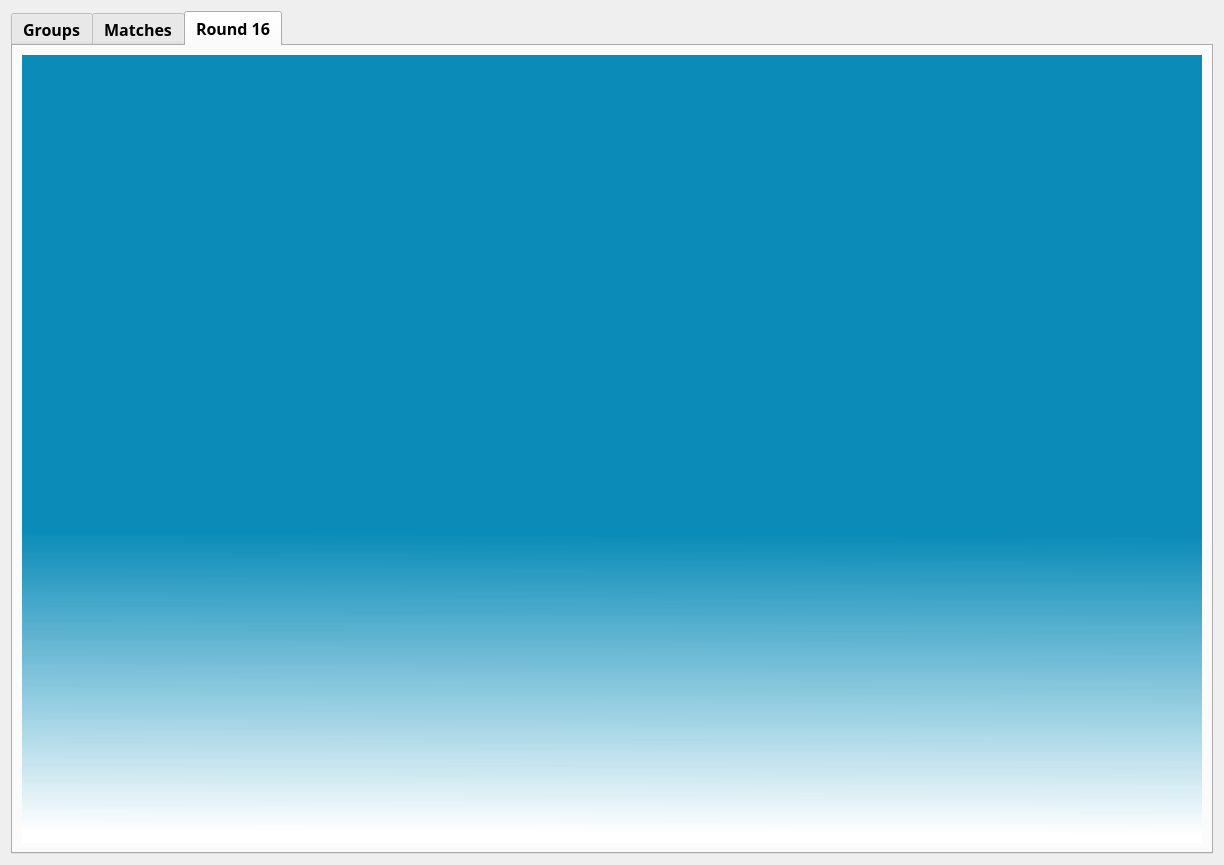
<?xml version="1.0" encoding="UTF-8"?>
<ui version="4.0">
 <class>GroupStage</class>
 <widget class="QDialog" name="GroupStage">
  <property name="geometry">
   <rect>
    <x>0</x>
    <y>0</y>
    <width>1224</width>
    <height>865</height>
   </rect>
  </property>
  <property name="sizePolicy">
   <sizepolicy hsizetype="MinimumExpanding" vsizetype="Preferred">
    <horstretch>0</horstretch>
    <verstretch>0</verstretch>
   </sizepolicy>
  </property>
  <property name="windowTitle">
   <string>Dialog</string>
  </property>
  <layout class="QVBoxLayout" name="verticalLayout_3">
   <item>
    <widget class="QTabWidget" name="Groups">
     <property name="font">
      <font>
       <family>Reem Kufi</family>
       <pointsize>12</pointsize>
       <weight>75</weight>
       <bold>true</bold>
      </font>
     </property>
     <property name="layoutDirection">
      <enum>Qt::LeftToRight</enum>
     </property>
     <property name="autoFillBackground">
      <bool>true</bool>
     </property>
     <property name="styleSheet">
      <string notr="true"/>
     </property>
     <property name="currentIndex">
      <number>2</number>
     </property>
     <property name="tabsClosable">
      <bool>false</bool>
     </property>
     <property name="movable">
      <bool>false</bool>
     </property>
     <property name="tabBarAutoHide">
      <bool>false</bool>
     </property>
     <widget class="QWidget" name="GroupsTab">
      <attribute name="title">
       <string>Groups</string>
      </attribute>
      <widget class="QWidget" name="GroupsWidget" native="true">
       <property name="geometry">
        <rect>
         <x>-10</x>
         <y>-40</y>
         <width>1211</width>
         <height>881</height>
        </rect>
       </property>
       <property name="styleSheet">
        <string notr="true">QWidget#GroupsWidget{
background-color:qlineargradient(spread:pad, x1:0, y1:0, x2:1, y2:1, stop:0 rgba(110, 236, 255, 67), stop:0.115789 rgba(112, 186, 255, 145), stop:0.252632 rgba(157, 212, 255, 69), stop:0.263158 rgba(139, 224, 255, 69), stop:0.336842 rgba(0, 102, 255, 145), stop:0.436842 rgba(110, 94, 255, 208), stop:0.477581 rgba(143, 158, 255, 130), stop:0.484211 rgba(129, 201, 250, 130), stop:0.521053 rgba(118, 152, 255, 130), stop:0.526316 rgba(167, 255, 253, 130), stop:0.594737 rgba(130, 180, 255, 255), stop:0.684211 rgba(110, 157, 255, 69), stop:0.815789 rgba(123, 135, 255, 145), stop:0.936842 rgba(123, 171, 255, 130), stop:1 rgba(54, 131, 216, 171))


}</string>
       </property>
       <widget class="QLabel" name="label_2">
        <property name="geometry">
         <rect>
          <x>30</x>
          <y>30</y>
          <width>561</width>
          <height>101</height>
         </rect>
        </property>
        <property name="styleSheet">
         <string notr="true">font: 75 30pt &quot;Unispace&quot;;
color:#803CE0;
</string>
        </property>
        <property name="text">
         <string>Group</string>
        </property>
        <property name="alignment">
         <set>Qt::AlignRight|Qt::AlignTrailing|Qt::AlignVCenter</set>
        </property>
       </widget>
       <widget class="QLabel" name="label_3">
        <property name="geometry">
         <rect>
          <x>604</x>
          <y>30</y>
          <width>571</width>
          <height>101</height>
         </rect>
        </property>
        <property name="styleSheet">
         <string notr="true">font: 75 30pt &quot;Unispace&quot;;
color:rgb(168, 76, 100);
</string>
        </property>
        <property name="text">
         <string>stage</string>
        </property>
       </widget>
       <widget class="QTableWidget" name="TableA">
        <property name="geometry">
         <rect>
          <x>20</x>
          <y>160</y>
          <width>265</width>
          <height>190</height>
         </rect>
        </property>
        <property name="styleSheet">
         <string notr="true">QTableWidget{	
border: 3px solid #803CE0;
border-radius: 10px;
color:rgb(255, 255, 255);
font-family: Arial;
font: 11pt;
background-color:rgb(71, 142, 210);
alternate-background-color:rgb(44, 94, 212);
}</string>
        </property>
        <property name="frameShape">
         <enum>QFrame::Box</enum>
        </property>
        <property name="frameShadow">
         <enum>QFrame::Raised</enum>
        </property>
        <property name="lineWidth">
         <number>2</number>
        </property>
        <property name="verticalScrollBarPolicy">
         <enum>Qt::ScrollBarAsNeeded</enum>
        </property>
        <property name="horizontalScrollBarPolicy">
         <enum>Qt::ScrollBarAsNeeded</enum>
        </property>
        <property name="sizeAdjustPolicy">
         <enum>QAbstractScrollArea::AdjustToContentsOnFirstShow</enum>
        </property>
        <property name="editTriggers">
         <set>QAbstractItemView::NoEditTriggers</set>
        </property>
        <property name="gridStyle">
         <enum>Qt::SolidLine</enum>
        </property>
        <property name="rowCount">
         <number>0</number>
        </property>
        <attribute name="horizontalHeaderCascadingSectionResizes">
         <bool>true</bool>
        </attribute>
        <attribute name="horizontalHeaderMinimumSectionSize">
         <number>65</number>
        </attribute>
        <attribute name="horizontalHeaderDefaultSectionSize">
         <number>118</number>
        </attribute>
        <attribute name="horizontalHeaderShowSortIndicator" stdset="0">
         <bool>false</bool>
        </attribute>
        <attribute name="horizontalHeaderStretchLastSection">
         <bool>false</bool>
        </attribute>
        <attribute name="verticalHeaderStretchLastSection">
         <bool>false</bool>
        </attribute>
        <column>
         <property name="text">
          <string>Team</string>
         </property>
        </column>
        <column>
         <property name="text">
          <string>Pts</string>
         </property>
         <property name="textAlignment">
          <set>AlignLeading|AlignTop</set>
         </property>
        </column>
       </widget>
       <widget class="QLabel" name="label_7">
        <property name="geometry">
         <rect>
          <x>620</x>
          <y>440</y>
          <width>241</width>
          <height>51</height>
         </rect>
        </property>
        <property name="styleSheet">
         <string notr="true">font: 75 20pt &quot;Unispace&quot;;
color:rgb(52, 77, 189);
</string>
        </property>
        <property name="text">
         <string>Group G</string>
        </property>
        <property name="alignment">
         <set>Qt::AlignCenter</set>
        </property>
       </widget>
       <widget class="QLabel" name="label_9">
        <property name="geometry">
         <rect>
          <x>910</x>
          <y>120</y>
          <width>231</width>
          <height>41</height>
         </rect>
        </property>
        <property name="styleSheet">
         <string notr="true">font: 75 20pt &quot;Unispace&quot;;
color:rgb(52, 77, 189);
</string>
        </property>
        <property name="text">
         <string>Group D</string>
        </property>
        <property name="alignment">
         <set>Qt::AlignCenter</set>
        </property>
       </widget>
       <widget class="QLabel" name="label_10">
        <property name="geometry">
         <rect>
          <x>320</x>
          <y>110</y>
          <width>251</width>
          <height>51</height>
         </rect>
        </property>
        <property name="styleSheet">
         <string notr="true">font: 75 20pt &quot;Unispace&quot;;
color:rgb(52, 77, 189);
</string>
        </property>
        <property name="text">
         <string>Group B</string>
        </property>
        <property name="alignment">
         <set>Qt::AlignCenter</set>
        </property>
       </widget>
       <widget class="QLabel" name="label_11">
        <property name="geometry">
         <rect>
          <x>30</x>
          <y>110</y>
          <width>241</width>
          <height>51</height>
         </rect>
        </property>
        <property name="styleSheet">
         <string notr="true">font: 75 20pt &quot;Unispace&quot;;
color:rgb(52, 77, 189);
</string>
        </property>
        <property name="text">
         <string>Group A</string>
        </property>
        <property name="alignment">
         <set>Qt::AlignCenter</set>
        </property>
       </widget>
       <widget class="QLabel" name="label_12">
        <property name="geometry">
         <rect>
          <x>620</x>
          <y>120</y>
          <width>241</width>
          <height>41</height>
         </rect>
        </property>
        <property name="styleSheet">
         <string notr="true">font: 75 20pt &quot;Unispace&quot;;
color:rgb(52, 77, 189);
</string>
        </property>
        <property name="text">
         <string>Group C</string>
        </property>
        <property name="alignment">
         <set>Qt::AlignCenter</set>
        </property>
       </widget>
       <widget class="QLabel" name="label_13">
        <property name="geometry">
         <rect>
          <x>910</x>
          <y>440</y>
          <width>241</width>
          <height>51</height>
         </rect>
        </property>
        <property name="styleSheet">
         <string notr="true">font: 75 20pt &quot;Unispace&quot;;
color:rgb(52, 77, 189);
</string>
        </property>
        <property name="text">
         <string>Group H</string>
        </property>
        <property name="alignment">
         <set>Qt::AlignCenter</set>
        </property>
       </widget>
       <widget class="QLabel" name="label_8">
        <property name="geometry">
         <rect>
          <x>320</x>
          <y>440</y>
          <width>241</width>
          <height>51</height>
         </rect>
        </property>
        <property name="styleSheet">
         <string notr="true">font: 75 20pt &quot;Unispace&quot;;
color:rgb(52, 77, 189);
</string>
        </property>
        <property name="text">
         <string>Group F</string>
        </property>
        <property name="alignment">
         <set>Qt::AlignCenter</set>
        </property>
       </widget>
       <widget class="QLabel" name="label_14">
        <property name="geometry">
         <rect>
          <x>30</x>
          <y>440</y>
          <width>251</width>
          <height>51</height>
         </rect>
        </property>
        <property name="styleSheet">
         <string notr="true">font: 75 20pt &quot;Unispace&quot;;
color:rgb(52, 77, 189);
</string>
        </property>
        <property name="text">
         <string>Group E</string>
        </property>
        <property name="alignment">
         <set>Qt::AlignCenter</set>
        </property>
       </widget>
       <widget class="QPushButton" name="backButton">
        <property name="geometry">
         <rect>
          <x>20</x>
          <y>780</y>
          <width>141</width>
          <height>41</height>
         </rect>
        </property>
        <property name="styleSheet">
         <string notr="true">QPushButton{
	background-color:rgb(16, 176, 220);
	border-radius: 10px;
	font: 75 12pt &quot;Unispace&quot;;
	color: white;

}
QPushButton:hover{
	background-color: rgb(193,81,241);
}</string>
        </property>
        <property name="text">
         <string>Back</string>
        </property>
       </widget>
       <widget class="QTableWidget" name="TableB">
        <property name="geometry">
         <rect>
          <x>310</x>
          <y>160</y>
          <width>265</width>
          <height>190</height>
         </rect>
        </property>
        <property name="styleSheet">
         <string notr="true">QTableWidget{	
border: 3px solid #803CE0;
border-radius: 10px;
color:rgb(255, 255, 255);
font-family: Arial;
font: 11pt;
background-color:rgb(71, 142, 210);
alternate-background-color:rgb(44, 94, 212);
}</string>
        </property>
        <property name="frameShape">
         <enum>QFrame::Box</enum>
        </property>
        <property name="frameShadow">
         <enum>QFrame::Raised</enum>
        </property>
        <property name="lineWidth">
         <number>2</number>
        </property>
        <property name="verticalScrollBarPolicy">
         <enum>Qt::ScrollBarAsNeeded</enum>
        </property>
        <property name="horizontalScrollBarPolicy">
         <enum>Qt::ScrollBarAsNeeded</enum>
        </property>
        <property name="sizeAdjustPolicy">
         <enum>QAbstractScrollArea::AdjustToContentsOnFirstShow</enum>
        </property>
        <property name="editTriggers">
         <set>QAbstractItemView::NoEditTriggers</set>
        </property>
        <property name="gridStyle">
         <enum>Qt::SolidLine</enum>
        </property>
        <property name="rowCount">
         <number>0</number>
        </property>
        <attribute name="horizontalHeaderCascadingSectionResizes">
         <bool>true</bool>
        </attribute>
        <attribute name="horizontalHeaderMinimumSectionSize">
         <number>65</number>
        </attribute>
        <attribute name="horizontalHeaderDefaultSectionSize">
         <number>118</number>
        </attribute>
        <attribute name="horizontalHeaderShowSortIndicator" stdset="0">
         <bool>false</bool>
        </attribute>
        <attribute name="horizontalHeaderStretchLastSection">
         <bool>false</bool>
        </attribute>
        <attribute name="verticalHeaderStretchLastSection">
         <bool>false</bool>
        </attribute>
        <column>
         <property name="text">
          <string>Team</string>
         </property>
        </column>
        <column>
         <property name="text">
          <string>Pts</string>
         </property>
         <property name="textAlignment">
          <set>AlignLeading|AlignTop</set>
         </property>
        </column>
       </widget>
       <widget class="QTableWidget" name="TableC">
        <property name="geometry">
         <rect>
          <x>610</x>
          <y>160</y>
          <width>265</width>
          <height>190</height>
         </rect>
        </property>
        <property name="styleSheet">
         <string notr="true">QTableWidget{	
border: 3px solid #803CE0;
border-radius: 10px;
color:rgb(255, 255, 255);
font-family: Arial;
font: 11pt;
background-color:rgb(71, 142, 210);
alternate-background-color:rgb(44, 94, 212);
}</string>
        </property>
        <property name="frameShape">
         <enum>QFrame::Box</enum>
        </property>
        <property name="frameShadow">
         <enum>QFrame::Raised</enum>
        </property>
        <property name="lineWidth">
         <number>2</number>
        </property>
        <property name="verticalScrollBarPolicy">
         <enum>Qt::ScrollBarAsNeeded</enum>
        </property>
        <property name="horizontalScrollBarPolicy">
         <enum>Qt::ScrollBarAsNeeded</enum>
        </property>
        <property name="sizeAdjustPolicy">
         <enum>QAbstractScrollArea::AdjustToContentsOnFirstShow</enum>
        </property>
        <property name="editTriggers">
         <set>QAbstractItemView::NoEditTriggers</set>
        </property>
        <property name="gridStyle">
         <enum>Qt::SolidLine</enum>
        </property>
        <property name="rowCount">
         <number>0</number>
        </property>
        <attribute name="horizontalHeaderCascadingSectionResizes">
         <bool>true</bool>
        </attribute>
        <attribute name="horizontalHeaderMinimumSectionSize">
         <number>65</number>
        </attribute>
        <attribute name="horizontalHeaderDefaultSectionSize">
         <number>118</number>
        </attribute>
        <attribute name="horizontalHeaderShowSortIndicator" stdset="0">
         <bool>false</bool>
        </attribute>
        <attribute name="horizontalHeaderStretchLastSection">
         <bool>false</bool>
        </attribute>
        <attribute name="verticalHeaderStretchLastSection">
         <bool>false</bool>
        </attribute>
        <column>
         <property name="text">
          <string>Team</string>
         </property>
        </column>
        <column>
         <property name="text">
          <string>Pts</string>
         </property>
         <property name="textAlignment">
          <set>AlignLeading|AlignTop</set>
         </property>
        </column>
       </widget>
       <widget class="QTableWidget" name="TableD">
        <property name="geometry">
         <rect>
          <x>900</x>
          <y>160</y>
          <width>265</width>
          <height>190</height>
         </rect>
        </property>
        <property name="styleSheet">
         <string notr="true">QTableWidget{	
border: 3px solid #803CE0;
border-radius: 10px;
color:rgb(255, 255, 255);
font-family: Arial;
font: 11pt;
background-color:rgb(71, 142, 210);
alternate-background-color:rgb(44, 94, 212);
}</string>
        </property>
        <property name="frameShape">
         <enum>QFrame::Box</enum>
        </property>
        <property name="frameShadow">
         <enum>QFrame::Raised</enum>
        </property>
        <property name="lineWidth">
         <number>2</number>
        </property>
        <property name="verticalScrollBarPolicy">
         <enum>Qt::ScrollBarAsNeeded</enum>
        </property>
        <property name="horizontalScrollBarPolicy">
         <enum>Qt::ScrollBarAsNeeded</enum>
        </property>
        <property name="sizeAdjustPolicy">
         <enum>QAbstractScrollArea::AdjustToContentsOnFirstShow</enum>
        </property>
        <property name="editTriggers">
         <set>QAbstractItemView::NoEditTriggers</set>
        </property>
        <property name="gridStyle">
         <enum>Qt::SolidLine</enum>
        </property>
        <property name="rowCount">
         <number>0</number>
        </property>
        <attribute name="horizontalHeaderCascadingSectionResizes">
         <bool>true</bool>
        </attribute>
        <attribute name="horizontalHeaderMinimumSectionSize">
         <number>65</number>
        </attribute>
        <attribute name="horizontalHeaderDefaultSectionSize">
         <number>118</number>
        </attribute>
        <attribute name="horizontalHeaderShowSortIndicator" stdset="0">
         <bool>false</bool>
        </attribute>
        <attribute name="horizontalHeaderStretchLastSection">
         <bool>false</bool>
        </attribute>
        <attribute name="verticalHeaderStretchLastSection">
         <bool>false</bool>
        </attribute>
        <column>
         <property name="text">
          <string>Team</string>
         </property>
        </column>
        <column>
         <property name="text">
          <string>Pts</string>
         </property>
         <property name="textAlignment">
          <set>AlignLeading|AlignTop</set>
         </property>
        </column>
       </widget>
       <widget class="QTableWidget" name="TableE">
        <property name="geometry">
         <rect>
          <x>20</x>
          <y>490</y>
          <width>265</width>
          <height>190</height>
         </rect>
        </property>
        <property name="styleSheet">
         <string notr="true">QTableWidget{	
border: 3px solid #803CE0;
border-radius: 10px;
color:rgb(255, 255, 255);
font-family: Arial;
font: 11pt;
background-color:rgb(71, 142, 210);
alternate-background-color:rgb(44, 94, 212);
}</string>
        </property>
        <property name="frameShape">
         <enum>QFrame::Box</enum>
        </property>
        <property name="frameShadow">
         <enum>QFrame::Raised</enum>
        </property>
        <property name="lineWidth">
         <number>2</number>
        </property>
        <property name="verticalScrollBarPolicy">
         <enum>Qt::ScrollBarAsNeeded</enum>
        </property>
        <property name="horizontalScrollBarPolicy">
         <enum>Qt::ScrollBarAsNeeded</enum>
        </property>
        <property name="sizeAdjustPolicy">
         <enum>QAbstractScrollArea::AdjustToContentsOnFirstShow</enum>
        </property>
        <property name="editTriggers">
         <set>QAbstractItemView::NoEditTriggers</set>
        </property>
        <property name="gridStyle">
         <enum>Qt::SolidLine</enum>
        </property>
        <property name="rowCount">
         <number>0</number>
        </property>
        <attribute name="horizontalHeaderCascadingSectionResizes">
         <bool>true</bool>
        </attribute>
        <attribute name="horizontalHeaderMinimumSectionSize">
         <number>65</number>
        </attribute>
        <attribute name="horizontalHeaderDefaultSectionSize">
         <number>118</number>
        </attribute>
        <attribute name="horizontalHeaderShowSortIndicator" stdset="0">
         <bool>false</bool>
        </attribute>
        <attribute name="horizontalHeaderStretchLastSection">
         <bool>false</bool>
        </attribute>
        <attribute name="verticalHeaderStretchLastSection">
         <bool>false</bool>
        </attribute>
        <column>
         <property name="text">
          <string>Team</string>
         </property>
        </column>
        <column>
         <property name="text">
          <string>Pts</string>
         </property>
         <property name="textAlignment">
          <set>AlignLeading|AlignTop</set>
         </property>
        </column>
       </widget>
       <widget class="QTableWidget" name="TableF">
        <property name="geometry">
         <rect>
          <x>310</x>
          <y>490</y>
          <width>265</width>
          <height>190</height>
         </rect>
        </property>
        <property name="styleSheet">
         <string notr="true">QTableWidget{	
border: 3px solid #803CE0;
border-radius: 10px;
color:rgb(255, 255, 255);
font-family: Arial;
font: 11pt;
background-color:rgb(71, 142, 210);
alternate-background-color:rgb(44, 94, 212);
}</string>
        </property>
        <property name="frameShape">
         <enum>QFrame::Box</enum>
        </property>
        <property name="frameShadow">
         <enum>QFrame::Raised</enum>
        </property>
        <property name="lineWidth">
         <number>2</number>
        </property>
        <property name="verticalScrollBarPolicy">
         <enum>Qt::ScrollBarAsNeeded</enum>
        </property>
        <property name="horizontalScrollBarPolicy">
         <enum>Qt::ScrollBarAsNeeded</enum>
        </property>
        <property name="sizeAdjustPolicy">
         <enum>QAbstractScrollArea::AdjustToContentsOnFirstShow</enum>
        </property>
        <property name="editTriggers">
         <set>QAbstractItemView::NoEditTriggers</set>
        </property>
        <property name="gridStyle">
         <enum>Qt::SolidLine</enum>
        </property>
        <property name="rowCount">
         <number>0</number>
        </property>
        <attribute name="horizontalHeaderCascadingSectionResizes">
         <bool>true</bool>
        </attribute>
        <attribute name="horizontalHeaderMinimumSectionSize">
         <number>65</number>
        </attribute>
        <attribute name="horizontalHeaderDefaultSectionSize">
         <number>118</number>
        </attribute>
        <attribute name="horizontalHeaderShowSortIndicator" stdset="0">
         <bool>false</bool>
        </attribute>
        <attribute name="horizontalHeaderStretchLastSection">
         <bool>false</bool>
        </attribute>
        <attribute name="verticalHeaderStretchLastSection">
         <bool>false</bool>
        </attribute>
        <column>
         <property name="text">
          <string>Team</string>
         </property>
        </column>
        <column>
         <property name="text">
          <string>Pts</string>
         </property>
         <property name="textAlignment">
          <set>AlignLeading|AlignTop</set>
         </property>
        </column>
       </widget>
       <widget class="QTableWidget" name="TableG">
        <property name="geometry">
         <rect>
          <x>610</x>
          <y>490</y>
          <width>265</width>
          <height>190</height>
         </rect>
        </property>
        <property name="styleSheet">
         <string notr="true">QTableWidget{	
border: 3px solid #803CE0;
border-radius: 10px;
color:rgb(255, 255, 255);
font-family: Arial;
font: 11pt;
background-color:rgb(71, 142, 210);
alternate-background-color:rgb(44, 94, 212);
}</string>
        </property>
        <property name="frameShape">
         <enum>QFrame::Box</enum>
        </property>
        <property name="frameShadow">
         <enum>QFrame::Raised</enum>
        </property>
        <property name="lineWidth">
         <number>2</number>
        </property>
        <property name="verticalScrollBarPolicy">
         <enum>Qt::ScrollBarAsNeeded</enum>
        </property>
        <property name="horizontalScrollBarPolicy">
         <enum>Qt::ScrollBarAsNeeded</enum>
        </property>
        <property name="sizeAdjustPolicy">
         <enum>QAbstractScrollArea::AdjustToContentsOnFirstShow</enum>
        </property>
        <property name="editTriggers">
         <set>QAbstractItemView::NoEditTriggers</set>
        </property>
        <property name="gridStyle">
         <enum>Qt::SolidLine</enum>
        </property>
        <property name="rowCount">
         <number>0</number>
        </property>
        <attribute name="horizontalHeaderCascadingSectionResizes">
         <bool>true</bool>
        </attribute>
        <attribute name="horizontalHeaderMinimumSectionSize">
         <number>65</number>
        </attribute>
        <attribute name="horizontalHeaderDefaultSectionSize">
         <number>118</number>
        </attribute>
        <attribute name="horizontalHeaderShowSortIndicator" stdset="0">
         <bool>false</bool>
        </attribute>
        <attribute name="horizontalHeaderStretchLastSection">
         <bool>false</bool>
        </attribute>
        <attribute name="verticalHeaderStretchLastSection">
         <bool>false</bool>
        </attribute>
        <column>
         <property name="text">
          <string>Team</string>
         </property>
        </column>
        <column>
         <property name="text">
          <string>Pts</string>
         </property>
         <property name="textAlignment">
          <set>AlignLeading|AlignTop</set>
         </property>
        </column>
       </widget>
       <widget class="QTableWidget" name="TableH">
        <property name="geometry">
         <rect>
          <x>900</x>
          <y>490</y>
          <width>265</width>
          <height>190</height>
         </rect>
        </property>
        <property name="styleSheet">
         <string notr="true">QTableWidget{	
border: 3px solid #803CE0;
border-radius: 10px;
color:rgb(255, 255, 255);
font-family: Arial;
font: 11pt;
background-color:rgb(71, 142, 210);
alternate-background-color:rgb(44, 94, 212);
}</string>
        </property>
        <property name="frameShape">
         <enum>QFrame::Box</enum>
        </property>
        <property name="frameShadow">
         <enum>QFrame::Raised</enum>
        </property>
        <property name="lineWidth">
         <number>2</number>
        </property>
        <property name="verticalScrollBarPolicy">
         <enum>Qt::ScrollBarAsNeeded</enum>
        </property>
        <property name="horizontalScrollBarPolicy">
         <enum>Qt::ScrollBarAsNeeded</enum>
        </property>
        <property name="sizeAdjustPolicy">
         <enum>QAbstractScrollArea::AdjustToContentsOnFirstShow</enum>
        </property>
        <property name="editTriggers">
         <set>QAbstractItemView::AllEditTriggers</set>
        </property>
        <property name="gridStyle">
         <enum>Qt::SolidLine</enum>
        </property>
        <property name="rowCount">
         <number>0</number>
        </property>
        <attribute name="horizontalHeaderCascadingSectionResizes">
         <bool>true</bool>
        </attribute>
        <attribute name="horizontalHeaderMinimumSectionSize">
         <number>65</number>
        </attribute>
        <attribute name="horizontalHeaderDefaultSectionSize">
         <number>118</number>
        </attribute>
        <attribute name="horizontalHeaderShowSortIndicator" stdset="0">
         <bool>false</bool>
        </attribute>
        <attribute name="horizontalHeaderStretchLastSection">
         <bool>false</bool>
        </attribute>
        <attribute name="verticalHeaderStretchLastSection">
         <bool>false</bool>
        </attribute>
        <column>
         <property name="text">
          <string>Team</string>
         </property>
        </column>
        <column>
         <property name="text">
          <string>Pts</string>
         </property>
         <property name="textAlignment">
          <set>AlignLeading|AlignTop</set>
         </property>
        </column>
       </widget>
       <widget class="QPushButton" name="qualifiedButton">
        <property name="geometry">
         <rect>
          <x>1030</x>
          <y>780</y>
          <width>141</width>
          <height>41</height>
         </rect>
        </property>
        <property name="styleSheet">
         <string notr="true">QPushButton{
	background-color:rgb(16, 176, 220);
	border-radius: 10px;
	font: 75 12pt &quot;Unispace&quot;;
	color: white;

}
QPushButton:hover{
	background-color: rgb(193,81,241);
}</string>
        </property>
        <property name="text">
         <string>Round 16</string>
        </property>
       </widget>
      </widget>
     </widget>
     <widget class="QWidget" name="MatchesTab">
      <attribute name="title">
       <string>Matches</string>
      </attribute>
      <layout class="QVBoxLayout" name="verticalLayout_2">
       <item>
        <widget class="QWidget" name="MatchesWidget" native="true">
         <property name="styleSheet">
          <string notr="true">QWidget#MatchesWidget{
background-color:qlineargradient(spread:pad, x1:0, y1:0, x2:1, y2:1, stop:0 rgba(110, 236, 255, 67), stop:0.115789 rgba(112, 186, 255, 145), stop:0.252632 rgba(157, 212, 255, 69), stop:0.263158 rgba(139, 224, 255, 69), stop:0.336842 rgba(0, 102, 255, 145), stop:0.436842 rgba(110, 94, 255, 208), stop:0.477581 rgba(143, 158, 255, 130), stop:0.484211 rgba(129, 201, 250, 130), stop:0.521053 rgba(118, 152, 255, 130), stop:0.526316 rgba(167, 255, 253, 130), stop:0.594737 rgba(130, 180, 255, 255), stop:0.684211 rgba(110, 157, 255, 69), stop:0.815789 rgba(123, 135, 255, 145), stop:0.936842 rgba(123, 171, 255, 130), stop:1 rgba(54, 131, 216, 171))
}</string>
         </property>
         <layout class="QVBoxLayout" name="verticalLayout">
          <item>
           <widget class="QScrollArea" name="scrollArea">
            <property name="sizePolicy">
             <sizepolicy hsizetype="MinimumExpanding" vsizetype="Expanding">
              <horstretch>0</horstretch>
              <verstretch>0</verstretch>
             </sizepolicy>
            </property>
            <property name="styleSheet">
             <string notr="true">
background-color:qlineargradient(spread:pad, x1:0.467602, y1:0.994136, x2:0.471, y2:0.403636, stop:0 rgba(255, 255, 255, 255), stop:0.0105263 rgba(255, 255, 255, 255), stop:0.652632 rgba(0, 135, 181, 244))</string>
            </property>
            <property name="widgetResizable">
             <bool>true</bool>
            </property>
            <widget class="QWidget" name="scrollAreaWidgetContents">
             <property name="geometry">
              <rect>
               <x>0</x>
               <y>0</y>
               <width>1162</width>
               <height>751</height>
              </rect>
             </property>
             <layout class="QVBoxLayout" name="verticalLayout_4"/>
            </widget>
           </widget>
          </item>
          <item>
           <widget class="QPushButton" name="saveButton">
            <property name="styleSheet">
             <string notr="true">QPushButton{
	background-color:rgb(16, 176, 220);
	border-radius: 10px;
	font: 75 12pt &quot;Unispace&quot;;
	color: white;

}
QPushButton:hover{
	background-color: rgb(193,81,241);
}</string>
            </property>
            <property name="text">
             <string>Save data</string>
            </property>
           </widget>
          </item>
         </layout>
        </widget>
       </item>
      </layout>
     </widget>
     <widget class="QWidget" name="Round16">
      <attribute name="title">
       <string>Round 16</string>
      </attribute>
      <layout class="QVBoxLayout" name="verticalLayout_5">
       <item>
        <widget class="QWidget" name="round16Widget" native="true">
         <property name="styleSheet">
          <string notr="true">background-color:qlineargradient(spread:pad, x1:0.467602, y1:0.994136, x2:0.471, y2:0.403636, stop:0 rgba(255, 255, 255, 255), stop:0.0105263 rgba(255, 255, 255, 255), stop:0.652632 rgba(0, 135, 181, 244))</string>
         </property>
         <layout class="QVBoxLayout" name="verticalLayout_6"/>
        </widget>
       </item>
      </layout>
     </widget>
    </widget>
   </item>
  </layout>
 </widget>
 <resources/>
 <connections/>
</ui>
